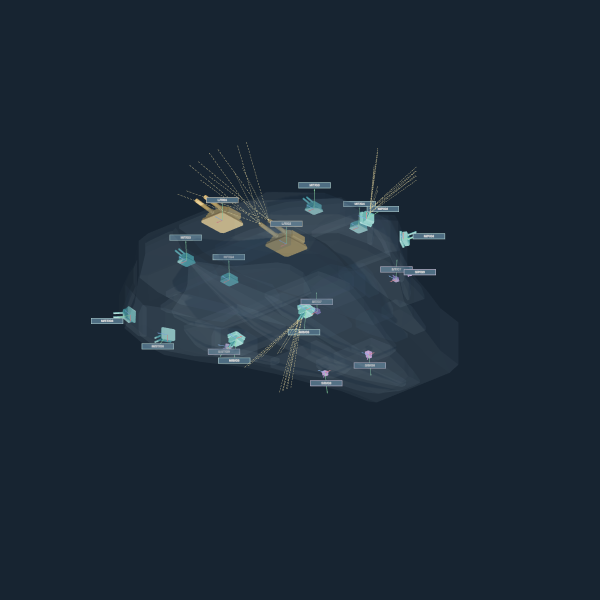
#> input picture qa/v1.8.3/final-review/arcs-LOW-ISOMETRIC.png, 1200 x 1200 px, given in place of structure-BOTTOM.png, which was not available (shown at 1/2 size)
$ python compose-ventral-review.py
#> lines starting #> are read from the running program, lines starting #| are printed output that depends on the picture; pictures that were not available may be replaced by others from this repository, and a replacement may not be noted
from pathlib import Path
from PIL import Image,ImageDraw,ImageFont

root=Path('qa/v1.8.2/structural-pilot/ventral/final-review')
font=ImageFont.truetype('/usr/share/fonts/truetype/dejavu/DejaVuSans.ttf',19)
views=['BOTTOM','LOW-ISOMETRIC','SIDE']
for rows,name in [([('structure','Panels & mounts hidden')],'three-views.png'),([('before','Before / same frame'),('structure','After / panels & mounts hidden')],'before-after.png')]:
    canvas=Image.new('RGB',(1800,len(rows)*645),'#172431')
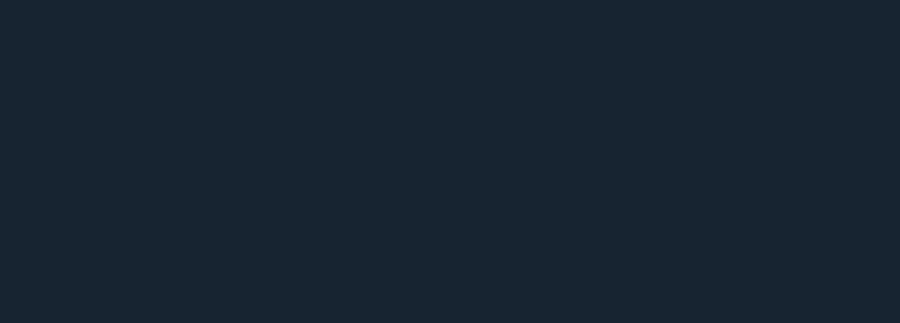
#> canvas: PIL image 1800x645 RGB (shown at 1/2 size); mean R, G, B 23, 36, 49
    draw=ImageDraw.Draw(canvas)
    for row,(stage,label) in enumerate(rows):
        for col,view in enumerate(views):
            pic=Image.open(root/f'{stage}-{view}.png').convert('RGB').resize((600,600))
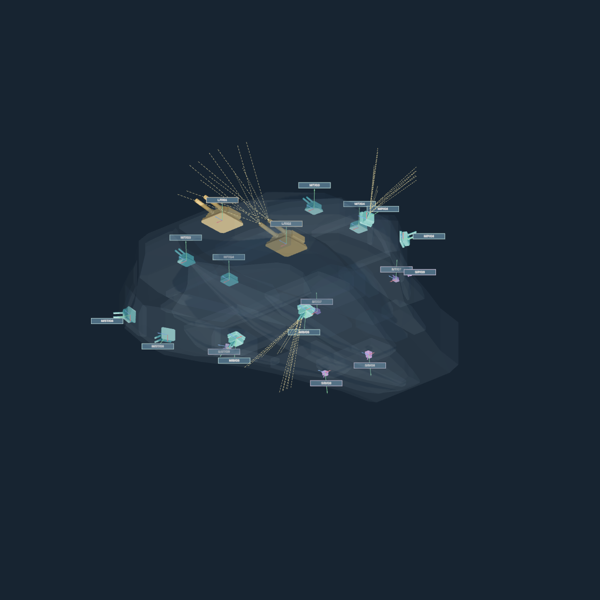
#> pic: PIL image 600x600 RGB; mean R, G, B 28.4, 41.9, 54.8
            canvas.paste(pic,(col*600,row*645))
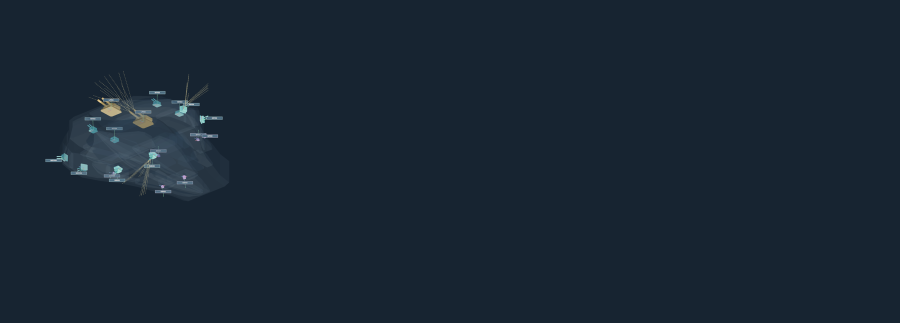
#> canvas: PIL image 1800x645 RGB (shown at 1/2 size); mean R, G, B 24.7, 37.8, 50.8
            draw.text((col*600+10,row*645+609),view+' / '+label,font=font,fill='#e2e9ef')
    canvas.save(root/name)
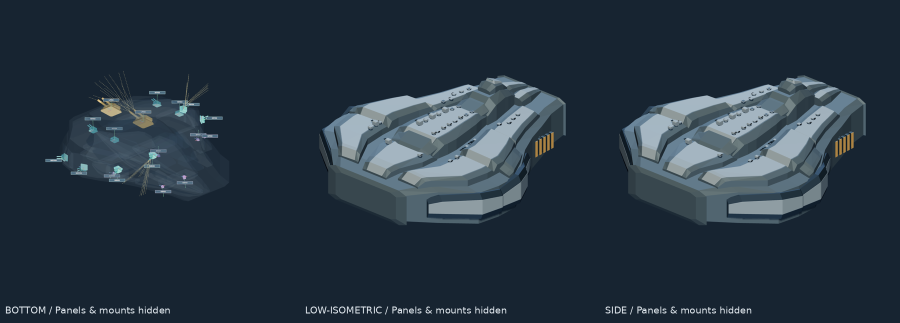
#> saved as three-views.png: PIL image 1800x645 RGB (shown at 1/2 size); mean R, G, B 39.1, 53, 65.2
#> (the run stopped early here; a loop or call above may not have finished)
